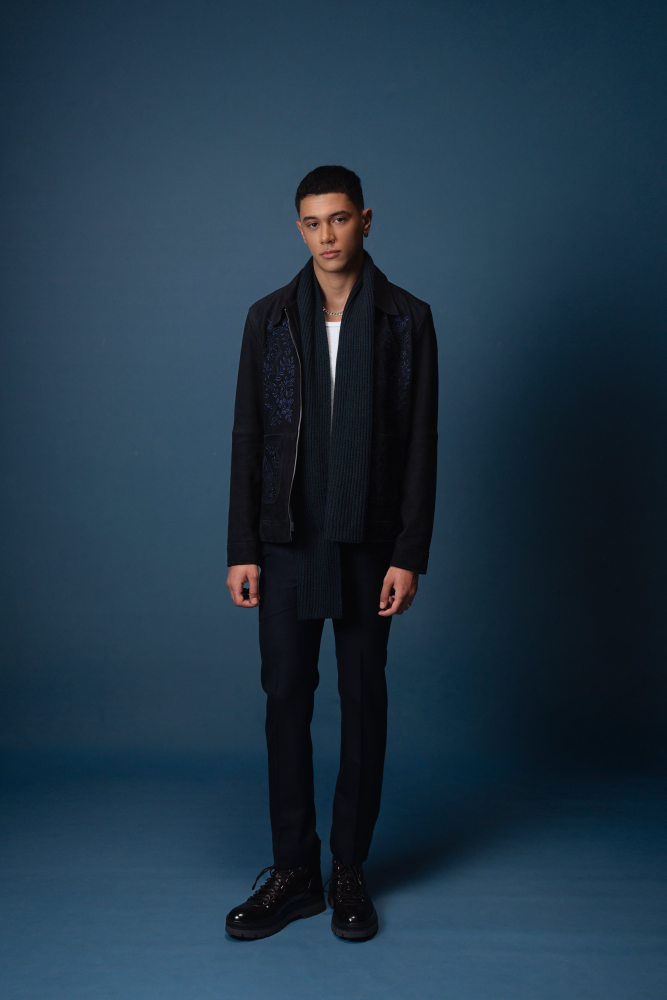
#> input picture jackets_original/BEN03124 (1).jpg, 2667 x 4000 px, found by its file name (shown at 1/4 size)
$ python check_ben03124_details.py
#> lines starting #> are read from the running program, lines starting #| are printed output that depends on the picture
from PIL import Image

im = Image.open('jackets_original/BEN03124 (1).jpg')
#> im is the input picture: PIL image 2667x4000 RGB; mean R, G, B 32.1, 52.9, 69.4
w, h = im.size
#> w = 2667; h = 4000
print(f"BEN03124: {w}x{h}")
#| BEN03124: 2667x4000
# What is the person wearing?
# Let's inspect torso
torso = im.crop((int(w * 0.3), int(h * 0.3), int(w * 0.7), int(h * 0.7)))
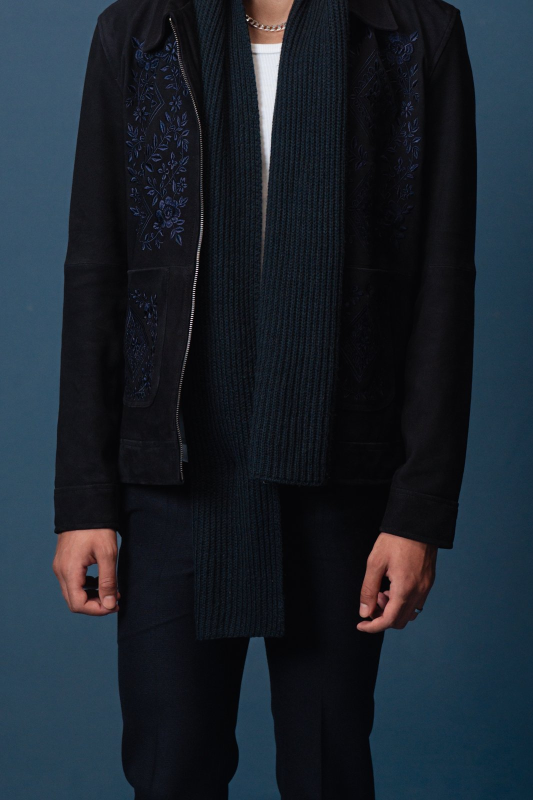
#> torso: PIL image 1066x1600 RGB (shown at 1/2 size); mean R, G, B 27, 35.3, 44.6
# Let's save a clear view
torso.resize((400, 400)).save('scratch/ben03124_torso_clear.jpg')
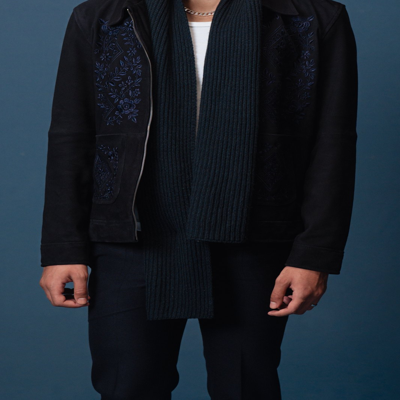
#> saved as ben03124_torso_clear.jpg: PIL image 400x400 RGB; mean R, G, B 27, 35.3, 44.6
print("Saved ben03124_torso_clear.jpg")
